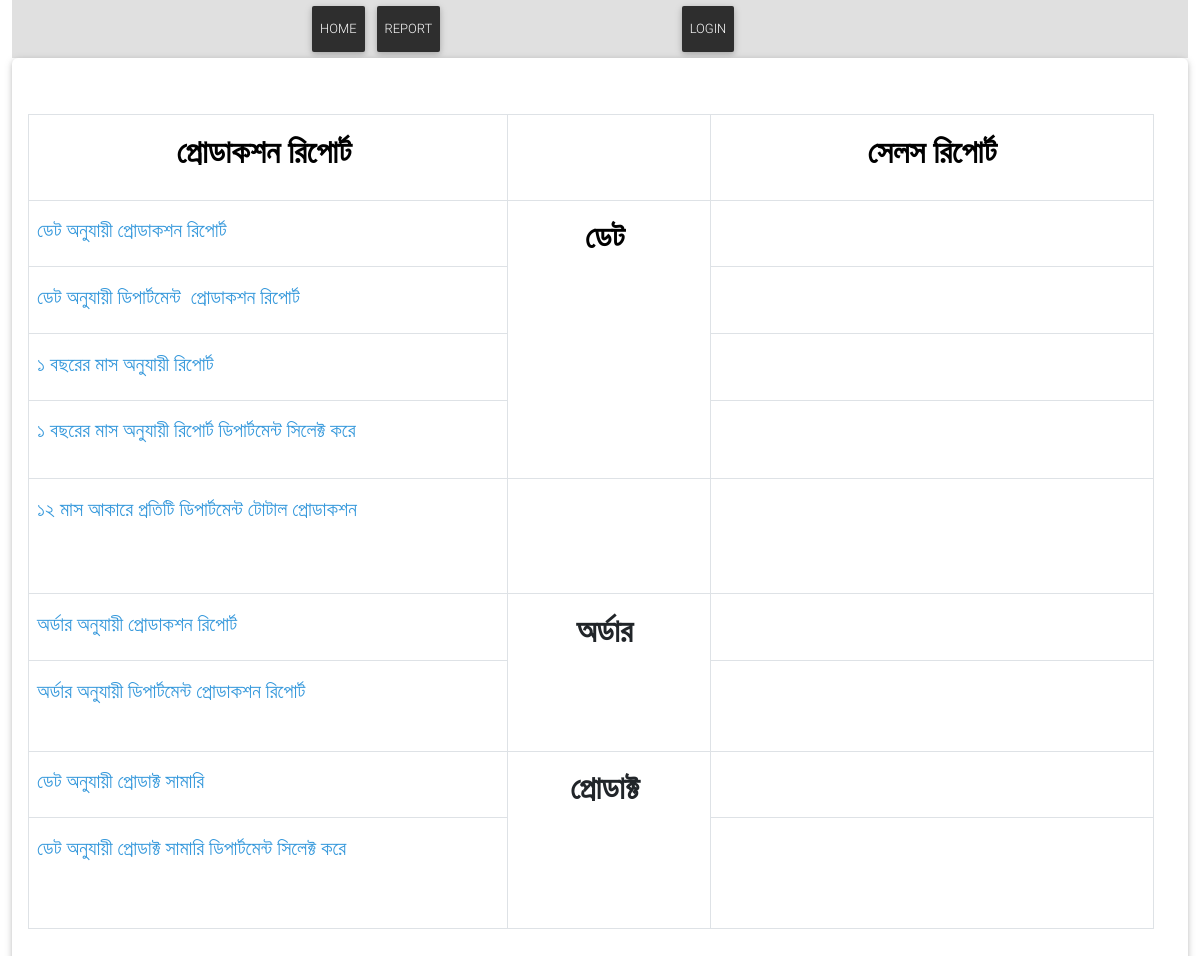
Page /report/ on the earlier database version.
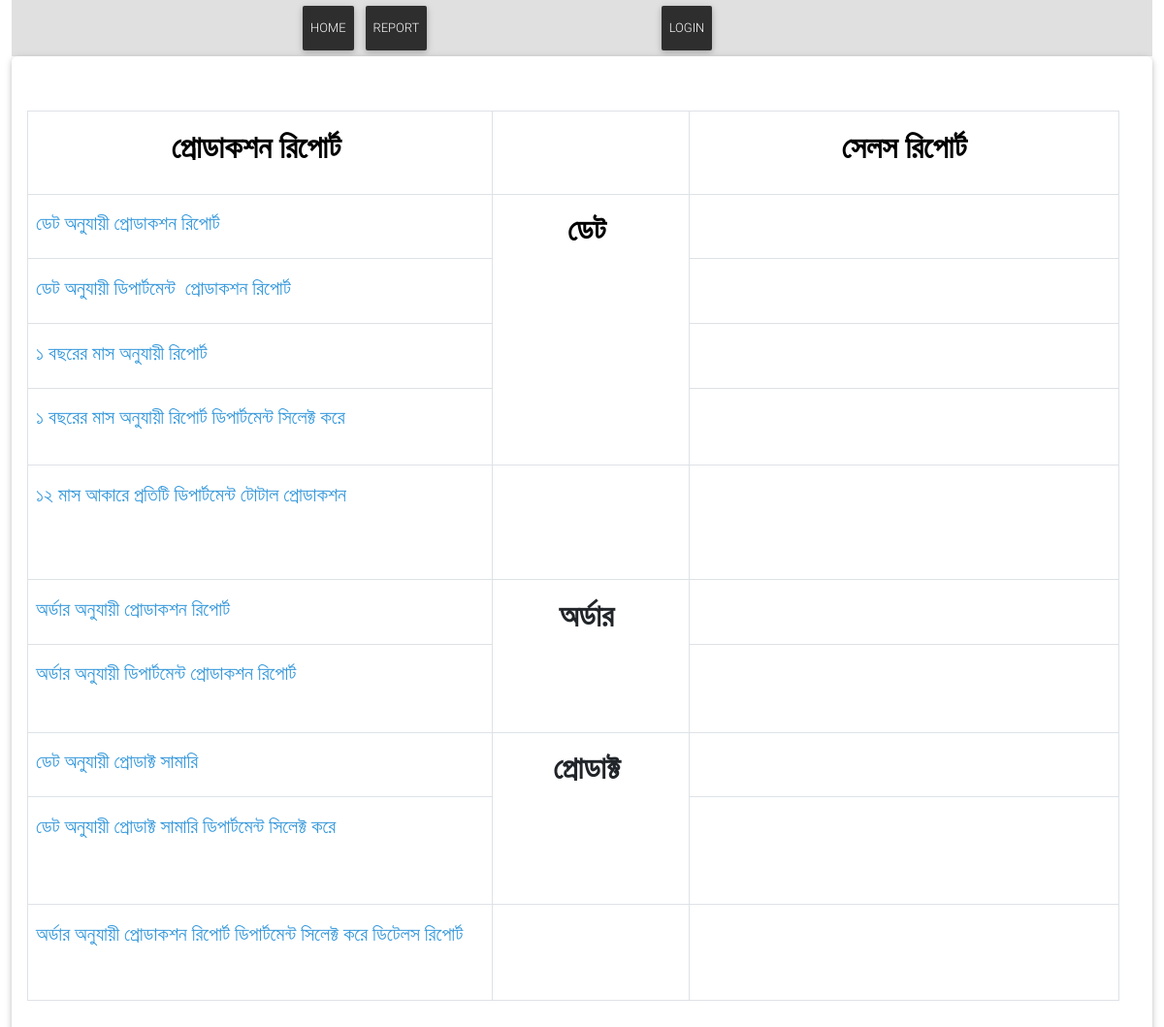
Same page on the later database version.
### Report/models.py (models this page shows, shortened)
class Post(models.Model):
    title = models.CharField(max_length=200, unique=True)
    slug = models.SlugField(max_length=200, unique=True)
    author = models.ForeignKey(User, on_delete= models.CASCADE,related_name='blog_posts')
    updated_on = models.DateTimeField(auto_now= True)
    content = HTMLField() # Change This Line
    created_on = models.DateTimeField(auto_now_add=True)
    status = models.IntegerField(choices=STATUS, default=0)
    class Meta:
        ordering = ['-created_on']

### Report/views.py (the view)
# urls.py: path('',views.index,name='report'),
def index(request):
    post = Post.objects.first()
    content = post.content
    context = {
        'content': content,
    }
    return render(request, 'index.html', context)

### Report/templates/index.html
{% extends 'basereport.html' %}
{% load static %}
{% block content %}
<section class="section card mb-5">
    <div class="card-body">
    <p>{{ content|safe }}</p>
</div>
</section>
{% endblock %}

### templates/basereport.html (shortened to what this page needs)
{% load static %}
<!DOCTYPE html>
<html>
<head>
  <link rel="stylesheet" href="https://use.fontawesome.com/releases/v5.8.2/css/all.css">
    <link href="{% static 'css/bootstrap.min.css' %}" rel="stylesheet">
    <link href="{% static 'css/dataTables.min.css' %}" rel="stylesheet">
    <link href="{% static 'css/jquery-ui.css' %}" rel="stylesheet">
    <link href="{% static 'css/mdb.min.css' %}" rel="stylesheet">
</head>
<body>
    <div class="container-fluid">
            <header class="d-flex flex-wrap align-items-center justify-content-center justify-content-lg-start bg-light">
              <div class="col-md-3 mb-2 mb-md-0">
                <a href="/" class="d-inline-flex link-body-emphasis text-decoration-none">
                  <svg class="bi" width="40" height="32" role="img" aria-label="Bootstrap"><use xlink:href="#bootstrap"></use></svg>
                </a>
              </div>
              <ul class="nav col-12 col-md-auto mb-2 justify-content-center mb-md-0">
                <li>  <a class='nav-link px-2 btn btn-elegant waves-effect waves-light' href="{% url 'home' %}">Home</a></li>
                <li>  <a class='nav-link px-2 btn btn-elegant waves-effect waves-light' href="{% url 'report' %}">report</a></li>
              </ul>
              <div class="col-md-3 text-end">
                 <a class='nav-link px-2 btn btn-elegant waves-effect waves-light' href="{% url 'admin:index' %}">Login</a>
              </div>
            </header>
        {% block content %}{% endblock %}
    </div>
</body>
</html>

Differences in the rows shown:
changed Post: content "…সামারি ডিপার্টমেন্ট সিলেক্ট করে" → "…সামারি ডিপার্টমেন্ট সিলেক্ট করে অর্ডার অনুযায়ী প্রোডাকশন রিপোর্ট ডিপার্টমেন্ট সিলেক্ট করে ডিটেলস রিপোর্ট"
